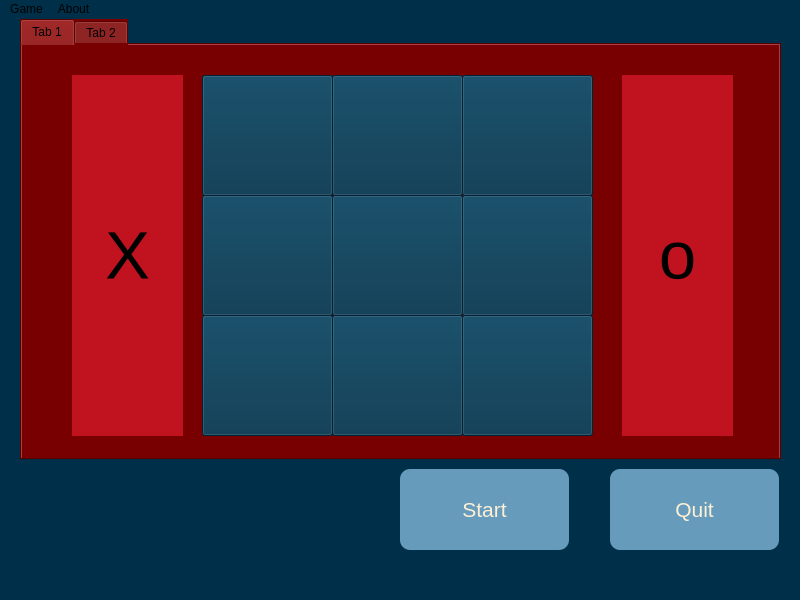
<?xml version="1.0" encoding="UTF-8"?>
<ui version="4.0">
 <class>MainWindow</class>
 <widget class="QMainWindow" name="MainWindow">
  <property name="geometry">
   <rect>
    <x>0</x>
    <y>0</y>
    <width>800</width>
    <height>600</height>
   </rect>
  </property>
  <property name="windowTitle">
   <string>MainWindow</string>
  </property>
  <property name="styleSheet">
   <string notr="true">background-color:#003049;
</string>
  </property>
  <widget class="QWidget" name="centralwidget">
   <widget class="QPushButton" name="pushButton_2">
    <property name="geometry">
     <rect>
      <x>400</x>
      <y>450</y>
      <width>169</width>
      <height>81</height>
     </rect>
    </property>
    <property name="font">
     <font>
      <pointsize>16</pointsize>
     </font>
    </property>
    <property name="styleSheet">
     <string notr="true">background-color:#669bbc;
color:#fdf0d5;
border-radius:10px;
border-color:#fdf0d5</string>
    </property>
    <property name="text">
     <string>Start</string>
    </property>
   </widget>
   <widget class="QPushButton" name="pushButton">
    <property name="geometry">
     <rect>
      <x>610</x>
      <y>450</y>
      <width>169</width>
      <height>81</height>
     </rect>
    </property>
    <property name="font">
     <font>
      <pointsize>16</pointsize>
     </font>
    </property>
    <property name="styleSheet">
     <string notr="true">background-color:#669bbc;
color:#fdf0d5;
border-radius:10px;
border-color:#fdf0d5</string>
    </property>
    <property name="text">
     <string>Quit</string>
    </property>
   </widget>
   <widget class="QTabWidget" name="tabWidget">
    <property name="geometry">
     <rect>
      <x>20</x>
      <y>0</y>
      <width>761</width>
      <height>441</height>
     </rect>
    </property>
    <property name="styleSheet">
     <string notr="true">background-color:#780000;</string>
    </property>
    <property name="currentIndex">
     <number>0</number>
    </property>
    <widget class="QWidget" name="tab">
     <attribute name="title">
      <string>Tab 1</string>
     </attribute>
     <widget class="QPushButton" name="pushButton_3">
      <property name="geometry">
       <rect>
        <x>180</x>
        <y>30</y>
        <width>131</width>
        <height>121</height>
       </rect>
      </property>
      <property name="styleSheet">
       <string notr="true">background-color:#003049;
color:#fdf0d5;</string>
      </property>
      <property name="text">
       <string/>
      </property>
     </widget>
     <widget class="QPushButton" name="pushButton_4">
      <property name="geometry">
       <rect>
        <x>310</x>
        <y>30</y>
        <width>131</width>
        <height>121</height>
       </rect>
      </property>
      <property name="styleSheet">
       <string notr="true">background-color:#003049;
color:#fdf0d5;</string>
      </property>
      <property name="text">
       <string/>
      </property>
     </widget>
     <widget class="QPushButton" name="pushButton_5">
      <property name="geometry">
       <rect>
        <x>440</x>
        <y>30</y>
        <width>131</width>
        <height>121</height>
       </rect>
      </property>
      <property name="styleSheet">
       <string notr="true">background-color:#003049;
color:#fdf0d5;</string>
      </property>
      <property name="text">
       <string/>
      </property>
     </widget>
     <widget class="QPushButton" name="pushButton_6">
      <property name="geometry">
       <rect>
        <x>180</x>
        <y>150</y>
        <width>131</width>
        <height>121</height>
       </rect>
      </property>
      <property name="styleSheet">
       <string notr="true">background-color:#003049;
color:#fdf0d5;</string>
      </property>
      <property name="text">
       <string/>
      </property>
     </widget>
     <widget class="QPushButton" name="pushButton_7">
      <property name="geometry">
       <rect>
        <x>310</x>
        <y>150</y>
        <width>131</width>
        <height>121</height>
       </rect>
      </property>
      <property name="styleSheet">
       <string notr="true">background-color:#003049;
color:#fdf0d5;</string>
      </property>
      <property name="text">
       <string/>
      </property>
     </widget>
     <widget class="QPushButton" name="pushButton_8">
      <property name="geometry">
       <rect>
        <x>440</x>
        <y>150</y>
        <width>131</width>
        <height>121</height>
       </rect>
      </property>
      <property name="styleSheet">
       <string notr="true">background-color:#003049;
color:#fdf0d5;</string>
      </property>
      <property name="text">
       <string/>
      </property>
     </widget>
     <widget class="QPushButton" name="pushButton_9">
      <property name="geometry">
       <rect>
        <x>180</x>
        <y>270</y>
        <width>131</width>
        <height>121</height>
       </rect>
      </property>
      <property name="styleSheet">
       <string notr="true">background-color:#003049;
color:#fdf0d5;</string>
      </property>
      <property name="text">
       <string/>
      </property>
     </widget>
     <widget class="QPushButton" name="pushButton_10">
      <property name="geometry">
       <rect>
        <x>310</x>
        <y>270</y>
        <width>131</width>
        <height>121</height>
       </rect>
      </property>
      <property name="styleSheet">
       <string notr="true">background-color:#003049;
color:#fdf0d5;</string>
      </property>
      <property name="text">
       <string/>
      </property>
     </widget>
     <widget class="QPushButton" name="pushButton_11">
      <property name="geometry">
       <rect>
        <x>440</x>
        <y>270</y>
        <width>131</width>
        <height>121</height>
       </rect>
      </property>
      <property name="styleSheet">
       <string notr="true">background-color:#003049;
color:#fdf0d5;</string>
      </property>
      <property name="text">
       <string/>
      </property>
     </widget>
     <widget class="QLabel" name="label">
      <property name="geometry">
       <rect>
        <x>50</x>
        <y>30</y>
        <width>111</width>
        <height>361</height>
       </rect>
      </property>
      <property name="font">
       <font>
        <pointsize>50</pointsize>
       </font>
      </property>
      <property name="styleSheet">
       <string notr="true">background-color:#c1121f;</string>
      </property>
      <property name="text">
       <string>X</string>
      </property>
      <property name="alignment">
       <set>Qt::AlignCenter</set>
      </property>
     </widget>
     <widget class="QLabel" name="label_2">
      <property name="geometry">
       <rect>
        <x>600</x>
        <y>30</y>
        <width>111</width>
        <height>361</height>
       </rect>
      </property>
      <property name="font">
       <font>
        <pointsize>50</pointsize>
       </font>
      </property>
      <property name="styleSheet">
       <string notr="true">background-color:#c1121f;</string>
      </property>
      <property name="text">
       <string>o</string>
      </property>
      <property name="alignment">
       <set>Qt::AlignCenter</set>
      </property>
     </widget>
    </widget>
    <widget class="QWidget" name="tab_2">
     <attribute name="title">
      <string>Tab 2</string>
     </attribute>
    </widget>
   </widget>
  </widget>
  <widget class="QMenuBar" name="menubar">
   <property name="geometry">
    <rect>
     <x>0</x>
     <y>0</y>
     <width>800</width>
     <height>26</height>
    </rect>
   </property>
   <widget class="QMenu" name="menuGame">
    <property name="title">
     <string>Game</string>
    </property>
   </widget>
   <widget class="QMenu" name="menuAbout">
    <property name="title">
     <string>About</string>
    </property>
   </widget>
   <addaction name="menuGame"/>
   <addaction name="menuAbout"/>
  </widget>
  <widget class="QStatusBar" name="statusbar"/>
 </widget>
 <resources/>
 <connections/>
</ui>
